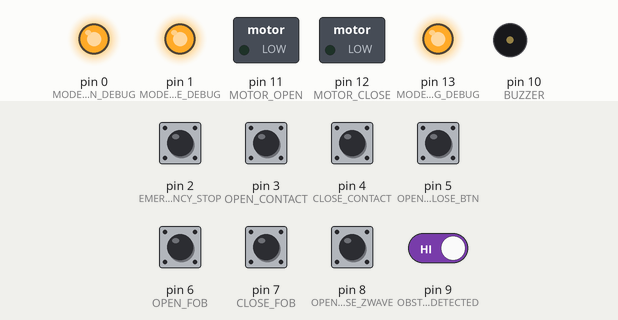
This sketch was run on a simulated Arduino Uno, built with avr-gcc and run on an emulated ATmega328P. On the bench: switched loads named in the sketch (green lamp = pin HIGH), output pins drawn as LEDs (lit = HIGH), buzzer (waves = sounding). Inputs (shaded band) come from the test bench; at power-on: pin 2 (EMERGENCY_STOP), pin 3 (OPEN_CONTACT), pin 4 (CLOSE_CONTACT), pin 5 (OPEN_CLOSE_BTN), pin 6 (OPEN_FOB), pin 7 (CLOSE_FOB), pin 8 (OPEN_CLOSE_ZWAVE), pin 9 (OBSTACLE_DETECTED) HIGH.

Above: at 1.2 s.
1.3 s: pin 3 (OPEN_CONTACT) pulled LOW for 0.15 s
At 1.37 s:
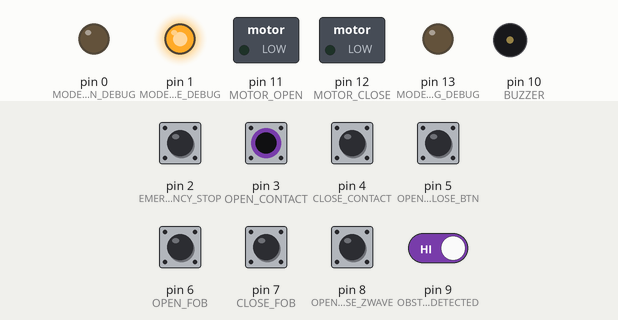
2.9 s: pin 4 (CLOSE_CONTACT) pulled LOW for 0.15 s
At 2.97 s:
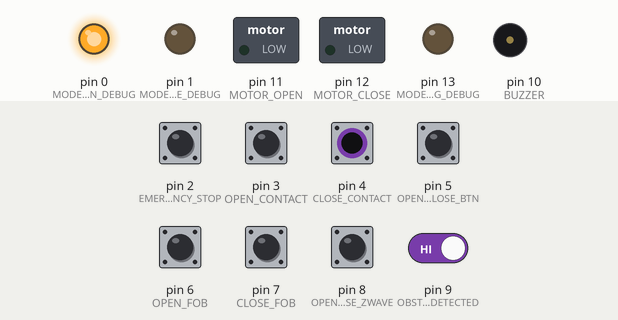
4.5 s: pin 3 (OPEN_CONTACT) driven LOW and pin 4 (CLOSE_CONTACT) driven LOW
At 5.0 s:
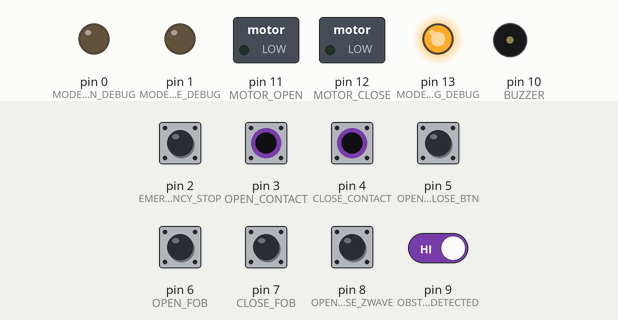
6.0 s: pin 5 (OPEN_CLOSE_BTN) pulled LOW for 0.15 s
At 7.4 s:
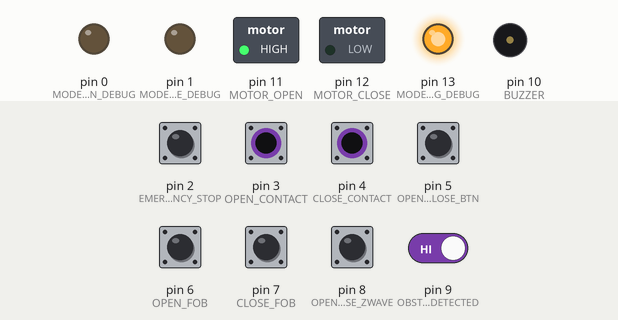
7.7 s: pin 4 (CLOSE_CONTACT) driven HIGH
At 8.6 s:
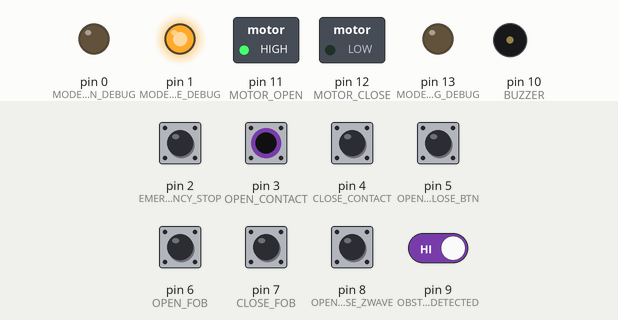
9.2 s: pin 3 (OPEN_CONTACT) driven HIGH
At 9.8 s:
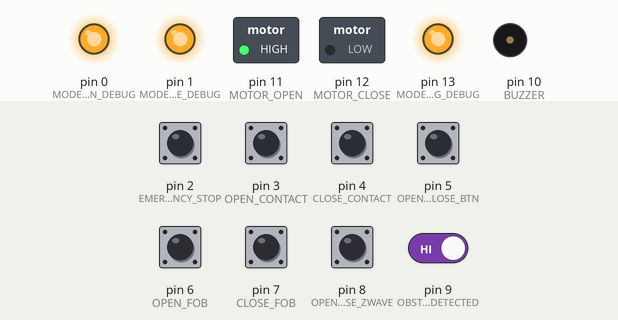
Timing chart, 0 to 11.7 s (numbered marks = the images above; inputs shaded):
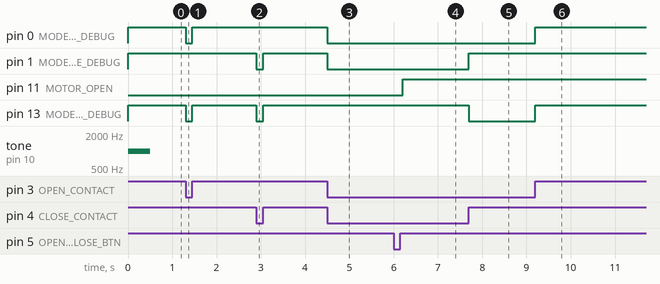

The sketch:

gateController.ino
```cpp
//gate positions
#define OPENED 0
#define CLOSED 1
#define TRANSITIONING 2
#define UNKNOWN 3
int gatePosition = UNKNOWN;

//define controller commands
#define STOP_CMD 0
#define OPEN_CMD 1
#define CLOSE_CMD 2

//define controller i/o pins
#define EMERGENCY_STOP 2    //green
#define OPEN_CONTACT 3      //orange
#define CLOSE_CONTACT 4     //yellow
#define OPEN_CLOSE_BTN 5    //blue
#define OPEN_FOB 6
#define CLOSE_FOB 7
#define OPEN_CLOSE_ZWAVE 8  //purple
#define OBSTACLE_DETECTED 9 //grey
#define BUZZER 10
#define MOTOR_OPEN 11
#define MOTOR_CLOSE 12

//debug pinouts ******************** DEBUG *************
#define MODE_OPEN_DEBUG 0
#define MODE_CLOSE_DEBUG 1
#define MODE_TRANSITIONING_DEBUG 13

//io data
volatile boolean buttonRequest;
volatile boolean zWaveRequest;
volatile boolean keyFobOpenRequest;
volatile boolean keyFobCloseRequest;
volatile boolean estopCommand;
volatile boolean objectDetected;

//variables used to detect trailing edge and remove debounce
int buttonState;             // the current reading from the input pin
int lastButtonState = LOW;   // the previous reading from the input pin
// the following variables are unsigned longs because the time, measured in
// milliseconds, will quickly become a bigger number than can be stored in an int.
unsigned long lastDebounceTime = 0;  // the last time the output pin was toggled
unsigned long debounceDelay = 50;    // the debounce time; increase if the output flickers

void setup() {
  //beep once to signal program start initialize
  pinMode(BUZZER, OUTPUT);
  tone(BUZZER, 1000, 100);

  //setup the controller i/o pin modes
  pinMode(EMERGENCY_STOP, INPUT_PULLUP);
  pinMode(OPEN_CONTACT, INPUT_PULLUP);
  pinMode(CLOSE_CONTACT, INPUT_PULLUP);
  pinMode(OPEN_CLOSE_BTN, INPUT_PULLUP);
  pinMode(OPEN_FOB, INPUT_PULLUP);
  pinMode(CLOSE_FOB, INPUT_PULLUP);
  pinMode(OPEN_CLOSE_ZWAVE, INPUT_PULLUP);
  pinMode(OBSTACLE_DETECTED, INPUT_PULLUP);
  pinMode(MOTOR_OPEN, OUTPUT);
  pinMode(MOTOR_CLOSE, OUTPUT);

  //setup debug pinouts ******************** DEBUG *************
  pinMode(MODE_OPEN_DEBUG, OUTPUT);
  pinMode(MODE_CLOSE_DEBUG, OUTPUT);
  pinMode(MODE_TRANSITIONING_DEBUG, OUTPUT);

  //find out what the current gate position is
  updateGatePosition();

  //beep once to signal program done initializing
  tone(BUZZER, 1000, 500);
}

void loop() {
  int currentCommand = STOP_CMD;

  while (true) {
    int newCommand = getCommands(currentCommand);

    if (newCommand == STOP_CMD) {
      stopGate();
      currentCommand = STOP_CMD;
    } else if (newCommand == CLOSE_CMD) {
      closeGate();
      currentCommand = CLOSE_CMD;
    } else if (newCommand == OPEN_CMD) {
      openGate();
      currentCommand = OPEN_CMD;
    }
  }
}

void stopGate() {
  digitalWrite(MOTOR_OPEN, false);
  digitalWrite(MOTOR_CLOSE, false);
}

void openGate() {
  digitalWrite(MOTOR_OPEN, true);
}

void closeGate() {
  digitalWrite(MOTOR_CLOSE, true);
}

int getCommands(int currentMode) {
  //update the gatePosition
  updateGatePosition();

  //check for estop or object detected
  if (monitorEstop() || monitorObjectDetector()) {
    return STOP_CMD;
  }

  switch(currentMode) {
    case OPEN_CMD:
      if (monitorButton() || monitorZWave() || monitorKeyFobClose() || monitorKeyFobOpen() || gatePosition == OPENED) {
        return STOP_CMD;
      }
      break;
    case CLOSE_CMD:
      if (monitorButton() || monitorZWave() || monitorKeyFobClose() || monitorKeyFobOpen() || gatePosition == CLOSED) {
        return STOP_CMD;
      }
      break;
    case STOP_CMD:
      if (gatePosition == CLOSED) {
        if (monitorButton() || monitorZWave() || monitorKeyFobOpen()) {
          return OPEN_CMD;
        }
      } else if (gatePosition == OPENED) {
        if (monitorButton() || monitorZWave() || monitorKeyFobClose()) {
          return CLOSE_CMD;
        }
      } else if (gatePosition == TRANSITIONING) {
        if (monitorButton() || monitorZWave() || monitorKeyFobOpen()) {
          return OPEN_CMD;
        } else if (monitorKeyFobClose()) {
          return CLOSE_CMD;
        }
      } else {
        return STOP_CMD;
      }
      break;
    default:
      return STOP_CMD;
      break;
  }
  return currentMode;
}

boolean monitorButton() {
  boolean currentButtonReading = !digitalRead(OPEN_CLOSE_BTN);
  boolean buttonCommand = LOW;

  // If the switch changed, due to noise or pressing:
  if (currentButtonReading != lastButtonState) {
    // reset the debouncing timer
    lastDebounceTime = millis();
  }

  if ((millis() - lastDebounceTime) > debounceDelay) {
    // whatever the reading is at, it's been there for longer than the debounce
    // delay, so take it as the actual current state:

    // if the button state has changed:
    if (currentButtonReading != buttonState) {
      buttonState = currentButtonReading;

      // only send the button command if the new button state is LOW
      if (buttonState == LOW) {
        buttonCommand = HIGH;
      }
    }
  }

  // save the reading. Next time through the loop, it'll be the lastButtonState:
  lastButtonState = currentButtonReading;
  return buttonCommand;
}

boolean monitorZWave() {
  boolean zWaveSignalRcvd = false;
  //check for press and depress
  while (!digitalRead(OPEN_CLOSE_ZWAVE)) {
    zWaveSignalRcvd = true;
  }
  return zWaveSignalRcvd;
}

boolean monitorKeyFobOpen() {
  //todo: i think the fob module can be configured to send a pulse. should probably do that
  boolean buttonPressed = false;
  //check for press and depress
  while (!digitalRead(OPEN_FOB)) {
    buttonPressed = true;
  }
  return buttonPressed;
}

boolean monitorKeyFobClose() {
  boolean buttonPressed = false;
  //check for press and depress
  while (!digitalRead(CLOSE_FOB)) {
    buttonPressed = true;
  }
  return buttonPressed;
}

boolean monitorObjectDetector() {
  return !digitalRead(OBSTACLE_DETECTED);
}

boolean monitorEstop() {
  return !digitalRead(EMERGENCY_STOP);
}

//determine current gate state
void updateGatePosition() {
  boolean openContact = digitalRead(OPEN_CONTACT);   //sensor is normally closed
  boolean closeContact = digitalRead(CLOSE_CONTACT); //sensor is normally closed
  if (openContact && closeContact) {
      gatePosition = UNKNOWN;
      digitalWrite(MODE_OPEN_DEBUG, HIGH);
      digitalWrite(MODE_CLOSE_DEBUG, HIGH);
      digitalWrite(MODE_TRANSITIONING_DEBUG, HIGH);
  } else if (openContact) {
      gatePosition = OPENED;
      digitalWrite(MODE_OPEN_DEBUG, HIGH);
      digitalWrite(MODE_CLOSE_DEBUG, LOW);
      digitalWrite(MODE_TRANSITIONING_DEBUG, LOW);
  } else if (closeContact) {
      gatePosition = CLOSED;
      digitalWrite(MODE_OPEN_DEBUG, LOW);
      digitalWrite(MODE_CLOSE_DEBUG, HIGH);
      digitalWrite(MODE_TRANSITIONING_DEBUG, LOW);
  } else {
      digitalWrite(MODE_OPEN_DEBUG, LOW);
      digitalWrite(MODE_CLOSE_DEBUG, LOW);
      digitalWrite(MODE_TRANSITIONING_DEBUG, HIGH);
      gatePosition = TRANSITIONING;
  }
}
```

Measured:
- after the input at 1.3 s, pin 0 (MODE_OPEN_DEBUG), pin 13 (MODE_TRANSITIONING_DEBUG): HIGH → LOW at once, → HIGH 0.15 s later
- after the input at 2.9 s, pin 1 (MODE_CLOSE_DEBUG), pin 13 (MODE_TRANSITIONING_DEBUG): HIGH → LOW at once, → HIGH 0.15 s later
- after the input at 4.5 s, pin 0 (MODE_OPEN_DEBUG), pin 1 (MODE_CLOSE_DEBUG): HIGH → LOW at once
- after the input at 6.0 s, pin 11 (MOTOR_OPEN): LOW → HIGH after 0.20 s
- after the input at 7.7 s, pin 1 (MODE_CLOSE_DEBUG): LOW → HIGH at once; pin 13 (MODE_TRANSITIONING_DEBUG): HIGH → LOW at once
- after the input at 9.2 s, pin 0 (MODE_OPEN_DEBUG), pin 13 (MODE_TRANSITIONING_DEBUG): LOW → HIGH at once
